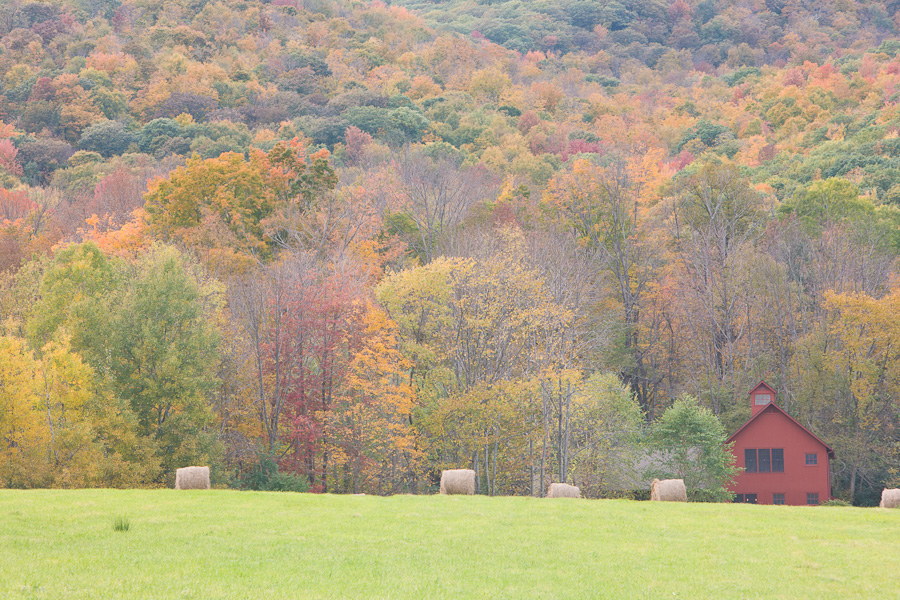
#> input picture code/artificial_intelligence/src/image_processing/contrast_enhancement/lc.jpeg, 900 x 600 px
$ jupyter execute Min-Max-Contrast-Stretching.ipynb
#> lines starting #> are read from the running program, lines starting #| are printed output that depends on the picture
## Contrast Stretching of Black and White Image:
Contrast of a Black and White Image is fairly straight forward. In Min-Max Contrast Stretching, the lower and upper values of the input image are made to span the full dynamic range.

[cell 1]
#Importing the libraries
from PIL import Image
import numpy as np
import matplotlib.pyplot as plt
import cv2
import matplotlib.image as mpimg

[cell 2]
#Reading the original image, here 0 implies that image is read as grayscale
image = cv2.imread('lc.jpeg', 0)
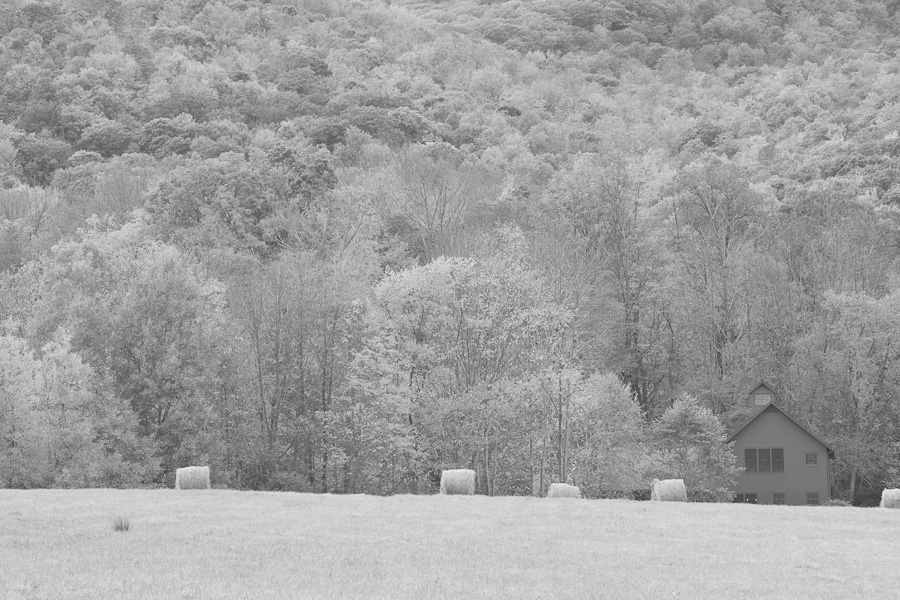
#> image: shape (600, 900); min 52, max 239, mean 159.8

#Generating the histogram of the original image
hist,bins = np.histogram(image.flatten(),256,[0,256])
#> hist = 256 values, max 7232 at index 157, min 0 at index 0, mean 2109.4; bins = 257 values from 0 to 256

#Generating the cumulative distribution function of the original image
cdf = hist.cumsum()
#> cdf = 256 values from 0 to 540000
cdf_normalized = cdf * hist.max()/ cdf.max()
#> cdf_normalized = 256 values from 0 to 7232

[cell 3]
# Create zeros array to store the stretched image
image_cs = np.zeros((image.shape[0],image.shape[1]),dtype = 'uint8')


# Loop over the image and apply Min-Max Contrasting
min = np.min(image)
#> min = 52
max = np.max(image)
#> max = 239

for i in range(image.shape[0]):
    for j in range(image.shape[1]):
        image_cs[i,j] = 255*(image[i,j]-min)/(max-min)
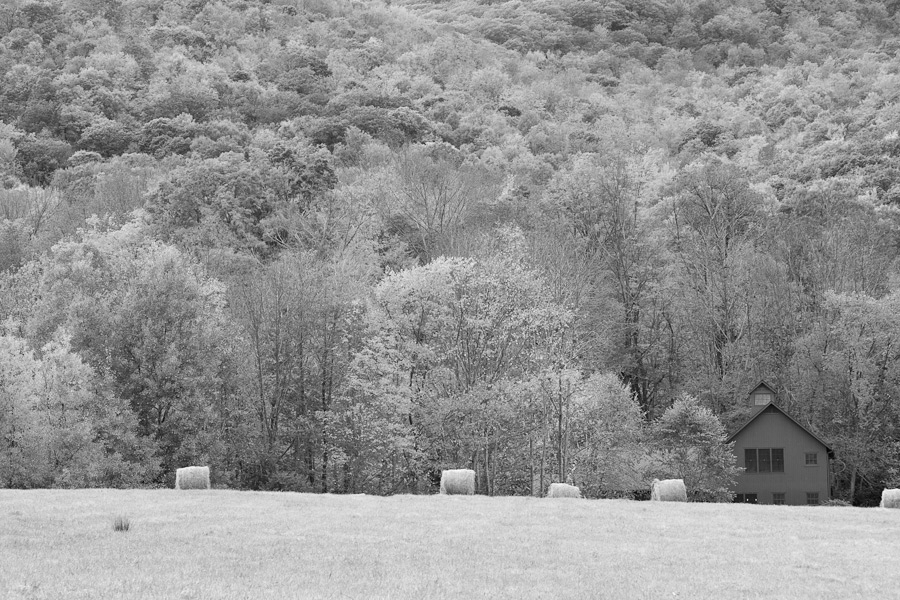
#> image_cs: shape (600, 900); min 0, max 255, mean 146.6

#Generating the histogram of the image after applying Min-Max Contrast Stretchong
hist_cs,bins_cs = np.histogram(image_cs.flatten(),256,[0,256])
#> hist_cs = 256 values, max 7232 at index 143, min 0 at index 3, mean 2109.4; bins_cs = 257 values from 0 to 256

#Generating the cumulative distribution function of the original image
cdf_cs = hist_cs.cumsum()
#> cdf_cs = 256 values from 2 to 540000
cdf_cs_normalized = cdf_cs * hist_cs.max()/ cdf_cs.max()
#> cdf_cs_normalized = 256 values from 0.0268 to 7232

[cell 4]
#Plotting the Original and Histogram Equalized Image, Histogram and CDF
fig, axs = plt.subplots(2, 2)

axs[0, 0].imshow(cv2.cvtColor(image, cv2.COLOR_BGR2RGB))
axs[0, 0].axis('off')
axs[0, 0].set_title('Original Image')

axs[0, 1].imshow(cv2.cvtColor(image_cs, cv2.COLOR_BGR2RGB))
axs[0, 0].axis('off')
axs[0, 1].set_title('Contrast Stretched Image')


axs[1, 0].plot(cdf_normalized, color = 'b')
axs[1, 0].hist(image.flatten(),256,[0,256], color = 'r')
axs[1, 0].legend(('cdf','histogram'), loc = 'upper left')


axs[1, 1].plot(cdf_cs_normalized, color = 'b')
axs[1, 1].hist(image_cs.flatten(),256,[0,256], color = 'r')
axs[1, 1].legend(('cdf_cs','histogram_cs'), loc = 'upper left')


# Hide x labels and tick labels for top plots and y ticks for right plots.
for ax in axs.flat:
    ax.label_outer()
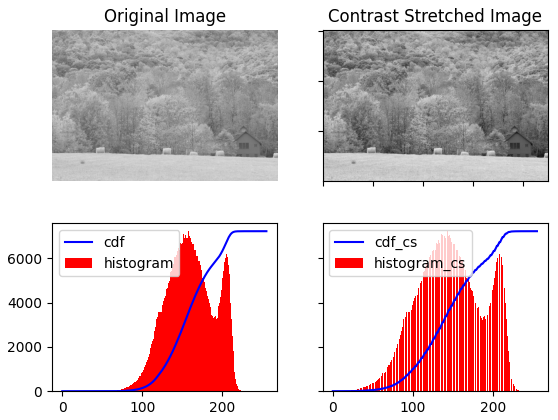
#> figure drawn by matplotlib, 4 panels; panel 3: tallest bar 7232 high, from x = 157 to 158; panel 3: curve peaks at x = 239, y = 7232

## Contrast Stretching of Color Images:
Contrast Stretching of color images is a little complicated. OpenCV loads color images in BGR color space. With this color space, it is not possible to equalize the histogram without affecting to the color information because all 3 channels contain color information. Therefore you have to convert the BGR image to a color space like YCrCb. <br>
In YCrCb color space, the **Y channel** of the image only contains intensity information where as Cr and Cb channels contain all the color information of the image. Therefore only the Y channel should be processed to get an image after applying CLAHE without changing any color information.

[cell 5]
#Reading the original image, here 1 implies that image is read as color
image_c = cv2.imread('lc.jpeg', 1)
#> image_c is the input picture: shape (600, 900, 3); mean B, G, R 128.7, 160.1, 171.3

#Generating the histogram of the original image
hist_c,bins_c = np.histogram(image_c.flatten(),256,[0,256])
#> hist_c = 256 values, max 20392 at index 145, min 0 at index 0, mean 6328.1; bins_c = 257 values from 0 to 256

#Generating the cumulative distribution function of the original image
cdf_c = hist_c.cumsum()
#> cdf_c = 256 values from 0 to 1620000
cdf_c_normalized = cdf_c * hist_c.max()/ cdf_c.max()
#> cdf_c_normalized = 256 values from 0 to 20392

[cell 6]
#Converting the image to YCrCb
image_yuv = cv2.cvtColor(image_c, cv2.COLOR_BGR2YUV)
#> image_yuv: shape (600, 900, 3); mean of channels 0, 1, 2 159.8, 112.7, 138


# Loop over the Y channel and apply Min-Max Contrasting
min = np.min(image_yuv[:,:,0])
max = np.max(image_yuv[:,:,0])

for i in range(image.shape[0]):
    for j in range(image.shape[1]):
        image_yuv[:,:,0][i,j] = 255*(image_yuv[:,:,0][i,j]-min)/(max-min)
#> image_yuv: shape (600, 900, 3); mean of channels 0, 1, 2 146.6, 112.7, 138


# convert the YUV image back to RGB format
image_c_cs = cv2.cvtColor(image_yuv, cv2.COLOR_YUV2BGR)
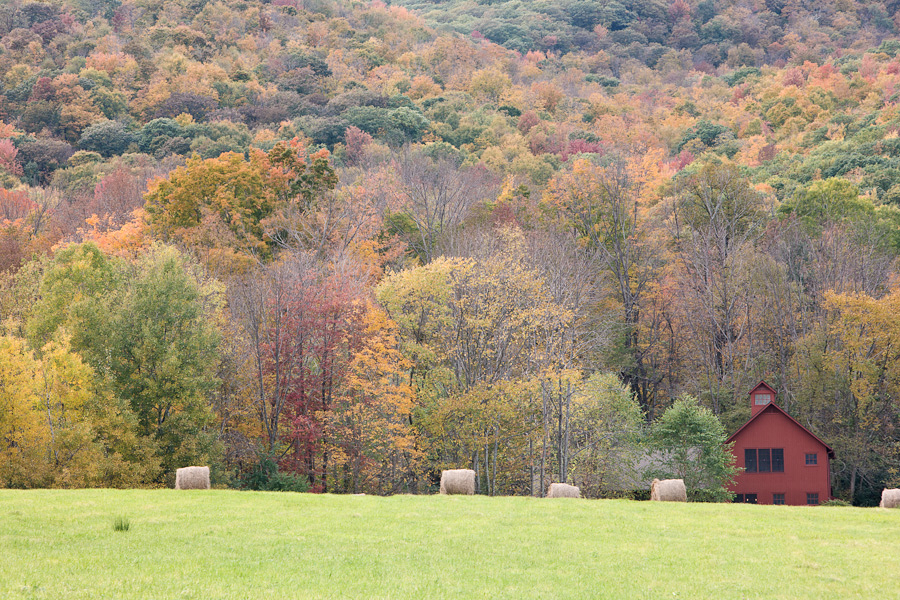
#> image_c_cs: shape (600, 900, 3); mean B, G, R 115.6, 146.8, 158.1

#Generating the histogram of the image after applying Constrast Stretching
hist_c_cs, bins_c_cs = np.histogram(image_c_cs.flatten(),256,[0,256])
#> hist_c_cs = 256 values, max 17930 at index 132, min 1 at index 2, mean 6328.1; bins_c_cs = 257 values from 0 to 256

#Generating the cumulative distribution function of the original image
cdf_c_cs = hist_c_cs.cumsum()
#> cdf_c_cs = 256 values from 13 to 1620000
cdf_c_cs_normalized = cdf_c_cs * hist_c_cs.max()/ cdf_c_cs.max()
#> cdf_c_cs_normalized = 256 values from 0.144 to 17930

[cell 7]
#Plotting the Original and Histogram Equalized Image, Histogram and CDF
fig, axs = plt.subplots(2, 2)

axs[0, 0].imshow(cv2.cvtColor(image_c, cv2.COLOR_BGR2RGB))
axs[0, 0].axis('off')
axs[0, 0].set_title('Original Image')

axs[0, 1].imshow(cv2.cvtColor(image_c_cs, cv2.COLOR_BGR2RGB))
axs[0, 0].axis('off')
axs[0, 1].set_title('Image after Contrast Stretching')


axs[1, 0].plot(cdf_c_normalized, color = 'b')
axs[1, 0].hist(image_c.flatten(),256,[0,256], color = 'r')
axs[1, 0].legend(('cdf','histogram'), loc = 'upper left')


axs[1, 1].plot(cdf_c_cs_normalized, color = 'b')
axs[1, 1].hist(image_c_cs.flatten(),256,[0,256], color = 'r')
axs[1, 1].legend(('cdf_cs','histogram_cs'), loc = 'upper left')


# Hide x labels and tick labels for top plots and y ticks for right plots.
for ax in axs.flat:
    ax.label_outer()
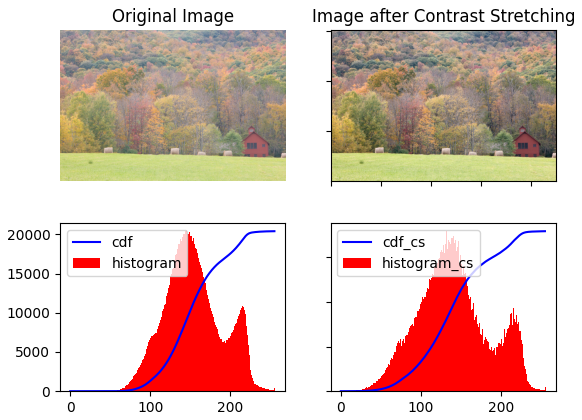
#> figure drawn by matplotlib, 4 panels; panel 3: tallest bar 20392 high, from x = 145 to 146; panel 3: curve peaks at x = 255, y = 20392
